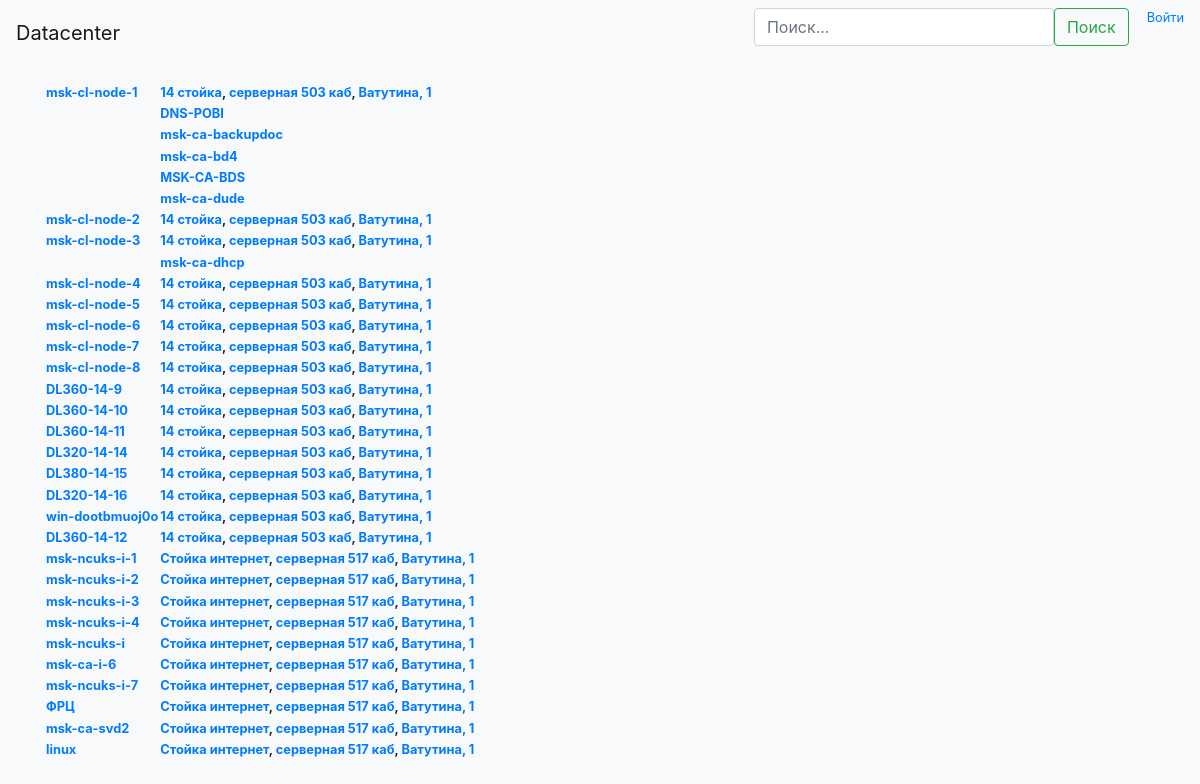
Screenshot of /all with the database file from the repository.
### server_list/models.py (models this page shows, shortened)
class Server(models.Model):
    locations = {0: "front", 1: "back", 2: "full"}
    hostname = models.CharField(max_length=50)
    model = models.CharField(max_length=50, blank=True)  # separate table?
    is_physical = models.BooleanField(default=True)
    host_machine = models.ForeignKey('self', on_delete=models.SET_DEFAULT, default=None, blank=True, null=True)
    is_on = models.BooleanField(default=True)
    os = models.CharField(max_length=50, blank=True)  # separate table?
    purpose = models.CharField(max_length=200, blank=True)
    description = models.CharField(max_length=500, blank=True)
    serial_num = models.CharField(max_length=100, blank=True)
    specs = models.CharField(max_length=200, blank=True)  # as field in separate table "model"?
    sensitive_data = models.CharField(max_length=200, blank=True)  # add encryption?
    segments = models.ManyToManyField(Segment, through='Ip')
    height = models.IntegerField(blank=True, null=True)
    unit = models.IntegerField(blank=True, null=True)
    location = models.IntegerField(blank=True, null=True)
    rack = models.ForeignKey(Rack, on_delete=models.SET_DEFAULT, default=None, blank=True, null=True)

class Rack(models.Model):
    name = models.CharField(max_length=50)
    description = models.CharField(max_length=500, blank=True)
    room = models.ForeignKey(Room, on_delete=models.SET_DEFAULT, default=None)
    serial_number = models.CharField(max_length=100, blank=True)
    size = models.IntegerField(default=0)
    topdown = models.BooleanField(default=False)

class Room(models.Model):
    name = models.CharField(max_length=50)
    description = models.CharField(max_length=500, blank=True)
    territory = models.ForeignKey(Territory, on_delete=models.SET_DEFAULT, default=None)

class Territory(models.Model):
    name = models.CharField(max_length=50)
    address = models.CharField(max_length=200, blank=True)
    description = models.CharField(max_length=500, blank=True)

### server_list/views.py (the view)
# urls.py: url(r'^all$', views.server_view_all, name='server_view_all'),
def server_view_all(request):
    server_list = Server.objects.filter(is_physical=True)
    return render(request, os.path.join('server_list', 'servers_all.html'), {"servers": server_list})

### server_list/templates/server_list/servers_all.html (shortened to what this page needs)
{% extends 'server_list/navbar.html' %}
{% block content %}
<div class="container">
    <table>
        {% for s in servers %}
        <tr>
            <th><a href="{% url 'server_view' s.id%}">{{s.hostname}}</a></th>
            <th><a href="{% url 'rack_view' s.rack.id %}">{{s.rack.name}}</a>,
                <a href="{% url 'room_view' s.rack.room.id %}">{{s.rack.room.name}}</a>,
                <a href="{% url 'territory_view' s.rack.room.territory.id %}">{{s.rack.room.territory.name}}</a></th>
        </tr>
        {% for vm in s.server_set.all%}
        <tr>
            <th></th>
            <th align="left"><a href="{% url 'server_view' vm.id %}">{{vm.hostname}}</a></th>
        </tr>
        {% endfor %}
        {% endfor %}
    </table>
</div>
{% endblock %}

### server_list/templates/server_list/navbar.html (shortened to what this page needs)
<!DOCTYPE html>
{% load staticfiles %}
<html lang="en">
<head>
    <link type="text/css" rel="stylesheet" href="{% static 'server_list/css/bootstrap.min.css' %}"
          media="screen,projection"/>
</head>
<body class="bg-light">
<nav class="nav navbar navbar-expand-lg navbar-light bg-light">
    <a class="navbar-brand" href="{% url 'list' %}">Datacenter</a>
    <div class="collapse navbar-collapse" id="navbarSupportedContent">
        <ul class="nav navbar-nav">
            <li class="nav-item">
                <form id="searchform" class="form-inline my-2 my-lg-0" method="POST" autocomplete="off"
                      action="{% url 'search'%}">
                    <div class="autocomplete" id="autocomplete" style="width:300px;">
                        <input class="form-control mr-sm-2" name="searchInput" type="search" placeholder="Поиск..."
                               id="myInput" style="width:100%">
                    </div>
                    <button class="btn btn-outline-success my-2 my-sm-0" type="submit">Поиск</button>
                </form>
            </li>
            <li>{% if user.is_authenticated %}<p class="navbar-text">{{user}} | <a href="{%url 'custom_logout'%}?next={{request.get_full_path}}" class="navbar-link">выйти</a></p>
                {% else %}<a href="{% url 'custom_login' %}?next={{request.get_full_path}}" class="navbar-link">Войти</a>
                {% endif %}
            </li>
        </ul>
    </div>
</nav>
<div class="container-fluid">
{% block content %}
{% endblock %}
</body>
</html>

### server_list/templates/server_list/js_jquery.html
{% load staticfiles %}{% static 'server_list/jquery-3.3.1.min.js' %}

### rows the page displays
Server: hostname "msk-cl-node-1", rack.name "14 стойка", rack.room.name "серверная 503 каб", rack.room.territory.name "Ватутина, 1"
Server: hostname "DNS-POBI"
Server: hostname "msk-ca-backupdoc"
Server: hostname "msk-ca-bd4"
Server: hostname "MSK-CA-BDS"
Server: hostname "msk-ca-dude"
Server: hostname "msk-cl-node-2", rack.name "14 стойка", rack.room.name "серверная 503 каб", rack.room.territory.name "Ватутина, 1"
Server: hostname "msk-cl-node-3", rack.name "14 стойка", rack.room.name "серверная 503 каб", rack.room.territory.name "Ватутина, 1"
Server: hostname "msk-ca-dhcp"
Server: hostname "msk-cl-node-4", rack.name "14 стойка", rack.room.name "серверная 503 каб", rack.room.territory.name "Ватутина, 1"
Server: hostname "msk-cl-node-5", rack.name "14 стойка", rack.room.name "серверная 503 каб", rack.room.territory.name "Ватутина, 1"
Server: hostname "msk-cl-node-6", rack.name "14 стойка", rack.room.name "серверная 503 каб", rack.room.territory.name "Ватутина, 1"
Server: hostname "msk-cl-node-7", rack.name "14 стойка", rack.room.name "серверная 503 каб", rack.room.territory.name "Ватутина, 1"
Server: hostname "msk-cl-node-8", rack.name "14 стойка", rack.room.name "серверная 503 каб", rack.room.territory.name "Ватутина, 1"
Server: hostname "DL360-14-9", rack.name "14 стойка", rack.room.name "серверная 503 каб", rack.room.territory.name "Ватутина, 1"
Server: hostname "DL360-14-10", rack.name "14 стойка", rack.room.name "серверная 503 каб", rack.room.territory.name "Ватутина, 1"
Server: hostname "DL360-14-11", rack.name "14 стойка", rack.room.name "серверная 503 каб", rack.room.territory.name "Ватутина, 1"
Server: hostname "DL320-14-14", rack.name "14 стойка", rack.room.name "серверная 503 каб", rack.room.territory.name "Ватутина, 1"
Server: hostname "DL380-14-15", rack.name "14 стойка", rack.room.name "серверная 503 каб", rack.room.territory.name "Ватутина, 1"
Server: hostname "DL320-14-16", rack.name "14 стойка", rack.room.name "серверная 503 каб", rack.room.territory.name "Ватутина, 1"
Server: hostname "win-dootbmuoj0o", rack.name "14 стойка", rack.room.name "серверная 503 каб", rack.room.territory.name "Ватутина, 1"
Server: hostname "DL360-14-12", rack.name "14 стойка", rack.room.name "серверная 503 каб", rack.room.territory.name "Ватутина, 1"
Server: hostname "msk-ncuks-i-1", rack.name "Стойка интернет", rack.room.name "серверная 517 каб", rack.room.territory.name "Ватутина, 1"
Server: hostname "msk-ncuks-i-2", rack.name "Стойка интернет", rack.room.name "серверная 517 каб", rack.room.territory.name "Ватутина, 1"
Server: hostname "msk-ncuks-i-3", rack.name "Стойка интернет", rack.room.name "серверная 517 каб", rack.room.territory.name "Ватутина, 1"
Server: hostname "msk-ncuks-i-4", rack.name "Стойка интернет", rack.room.name "серверная 517 каб", rack.room.territory.name "Ватутина, 1"
Server: hostname "msk-ncuks-i", rack.name "Стойка интернет", rack.room.name "серверная 517 каб", rack.room.territory.name "Ватутина, 1"
Server: hostname "msk-ca-i-6", rack.name "Стойка интернет", rack.room.name "серверная 517 каб", rack.room.territory.name "Ватутина, 1"
Server: hostname "msk-ncuks-i-7", rack.name "Стойка интернет", rack.room.name "серверная 517 каб", rack.room.territory.name "Ватутина, 1"
Server: hostname "ФРЦ", rack.name "Стойка интернет", rack.room.name "серверная 517 каб", rack.room.territory.name "Ватутина, 1"
Server: hostname "msk-ca-svd2", rack.name "Стойка интернет", rack.room.name "серверная 517 каб", rack.room.territory.name "Ватутина, 1"
Server: hostname "linux", rack.name "Стойка интернет", rack.room.name "серверная 517 каб", rack.room.territory.name "Ватутина, 1"
